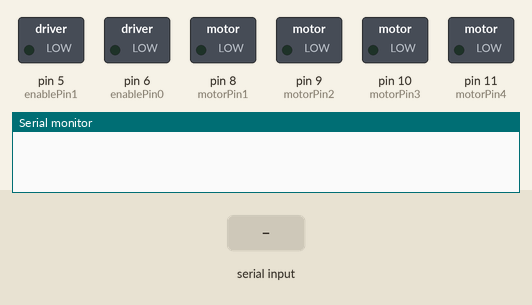
This sketch was run on a simulated Arduino Uno, built with avr-gcc and run on an emulated ATmega328P. On the bench: switched loads named in the sketch (green lamp = pin HIGH), the last lines printed to the serial monitor. The inputs (shaded band) are chosen by the test bench.

Above: at 1.2 s.
1.3 s: "90,45\n" received over Serial
At 3.3 s:
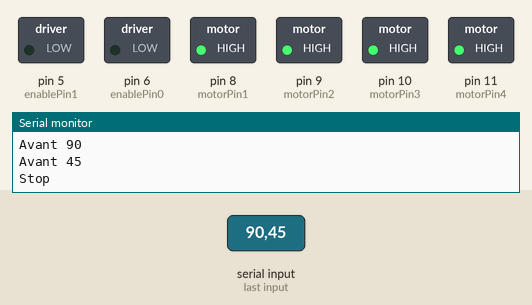
4.1 s: "30,150\n" received over Serial
At 4.6 s:
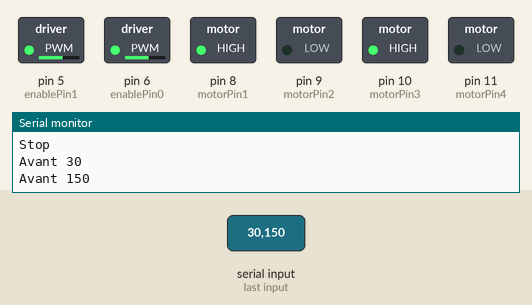
6.8 s: "200\n" received over Serial
At 7.6 s:
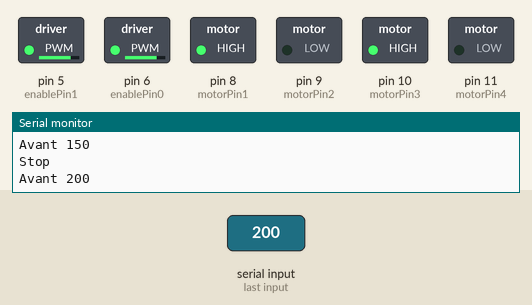
Timing chart, 0 to 9.8 s (numbered marks = the images above; inputs shaded):
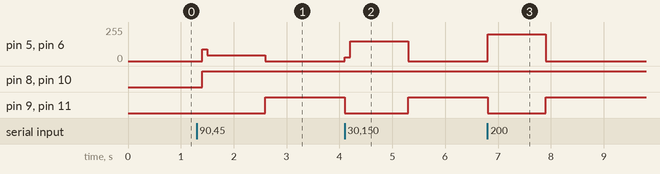

The sketch:

PontH_Moteurs.ino
```cpp
// Pont en H L298N
//Ports de commande du moteur B
int motorPin3 = 10;
int motorPin4 = 11;
int enablePin0 = 6;
//Ports de commande du moteur B
int motorPin1 = 8;
int motorPin2 = 9;
int enablePin1 = 5;

// Vitesse du moteur
int state = 0;
void setup() {
    // Configuration des ports en mode "sortie" du moteur A
    pinMode(motorPin3, OUTPUT);
    pinMode(motorPin4, OUTPUT);
    pinMode(enablePin0, OUTPUT);
    // Configuration des ports en mode "sortie" du moteur B
    pinMode(motorPin1, OUTPUT);
    pinMode(motorPin2, OUTPUT);
    pinMode(enablePin1, OUTPUT);

    // Initialisation du port série
    Serial.begin(9600);
}

void loop() {
    if (Serial.available() > 0)
    {
      // Lecture de l'entier passé au port série
      state = Serial.parseInt();
      //
      // Sens du mouvement
      //
      if (state > 0) // avant
      {
        digitalWrite(motorPin1, HIGH);
        digitalWrite(motorPin2, LOW);
        digitalWrite(motorPin3, HIGH);
        digitalWrite(motorPin4, LOW);
        Serial.print("Avant ");
        Serial.println(state);
      }
      else if (state < 0) // arrière
      {
        digitalWrite(motorPin1, LOW);
        digitalWrite(motorPin2, HIGH);
        digitalWrite(motorPin3, LOW);
        digitalWrite(motorPin4, HIGH);
        Serial.print("Arriere ");
        Serial.println(state);
      }
      else // Stop (freinage)
      {
        digitalWrite(motorPin1, HIGH);
        digitalWrite(motorPin2, HIGH);
        digitalWrite(motorPin3, HIGH);
        digitalWrite(motorPin4, HIGH);
        Serial.println("Stop");
      }
      //
      // Vitesse du mouvement
      //
      analogWrite(enablePin0, abs(state));
      analogWrite(enablePin1, abs(state));
    }
    delay(100);
}
```

Measured:
- after the input at 1.3 s, pin 5 (enablePin1), pin 6 (enablePin0): 0/255 → 90/255 after 0.10 s, → 45/255 0.10 s later, → 0/255 1.1 s later; pin 8 (motorPin1), pin 10 (motorPin3): LOW → HIGH after 0.10 s; pin 9 (motorPin2), pin 11 (motorPin4): LOW → HIGH after 1.3 s
- after the input at 4.1 s, pin 5 (enablePin1), pin 6 (enablePin0): 0/255 → 30/255 at once, → 150/255 0.10 s later, → 0/255 1.1 s later; pin 9 (motorPin2), pin 11 (motorPin4): HIGH → LOW at once, → HIGH 1.2 s later
- after the input at 6.8 s, pin 5 (enablePin1), pin 6 (enablePin0): 0/255 → 200/255 at once, → 0/255 1.1 s later; pin 9 (motorPin2), pin 11 (motorPin4): HIGH → LOW at once, → HIGH 1.1 s later
